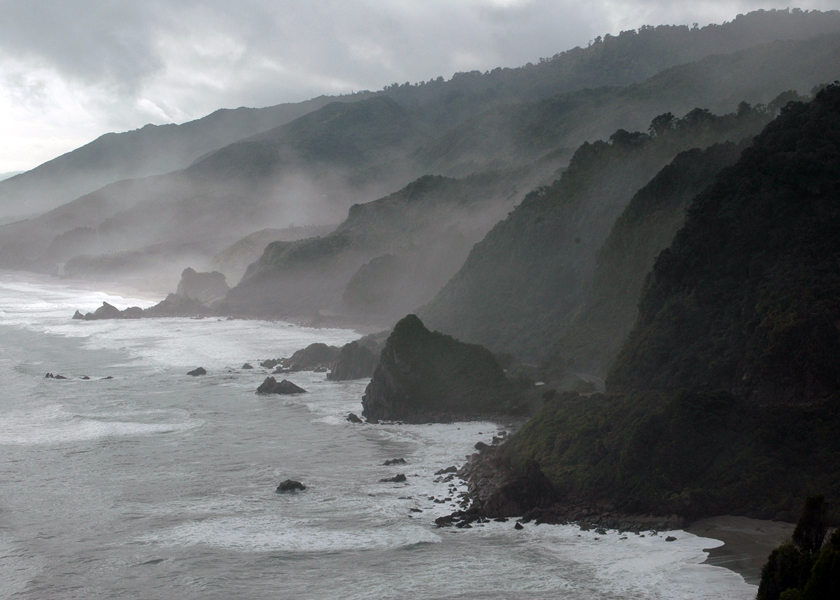
#> input picture _opencv/function/img/coast.jpg, 840 x 600 px
$ python +multiply.contrast.py
#> lines starting #> are read from the running program, lines starting #| are printed output that depends on the picture
import os
import cv2
import matplotlib.pyplot as plt
import numpy as np

# cv2.IMREAD_GRAYSCALE or 0: Loads image in grayscale mode
# cv2.IMREAD_COLOR or 1: Loads a color image. Any transparency of image will be neglected. It is the default flag.
# cv2.IMREAD_UNCHANGED -1

path = os.path.join(os.getcwd(), "../img/coast.jpg")
img = cv2.imread(path, cv2.IMREAD_COLOR)
#> img is the input picture: shape (600, 840, 3); mean B, G, R 115.2, 113.8, 110.9

matrix1 = np.ones(img.shape) * 0.8
matrix2 = np.ones(img.shape) * 1.2

img_rgb_darker = np.uint8(cv2.multiply(np.float64(img), matrix1))
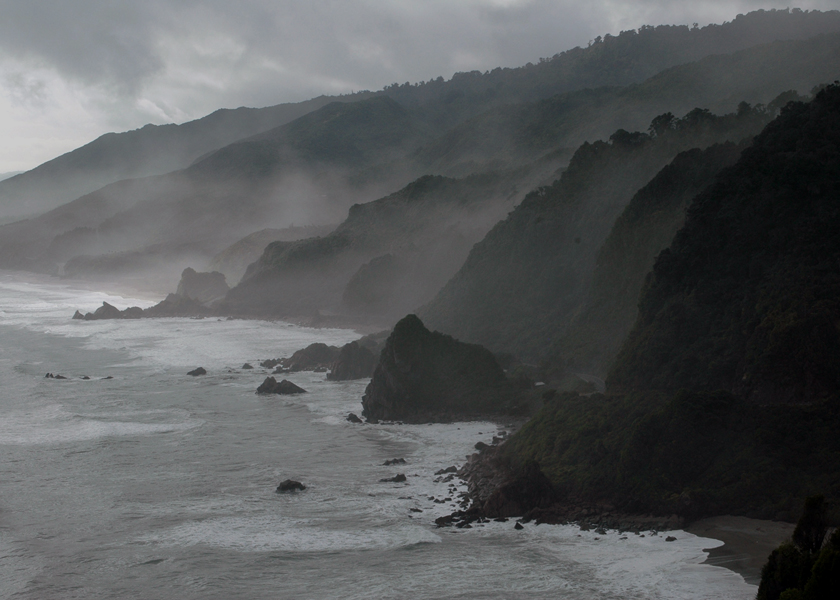
#> img_rgb_darker: shape (600, 840, 3); mean B, G, R 91.8, 90.6, 88.4
img_rgb_brighter = np.uint8(cv2.multiply(np.float64(img), matrix2))
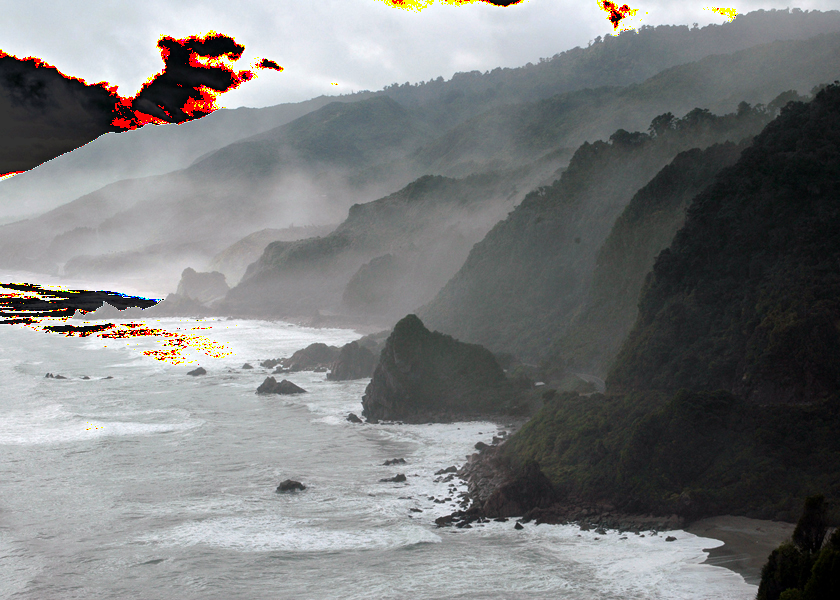
#> img_rgb_brighter: shape (600, 840, 3); mean B, G, R 125.7, 125.1, 123.4


# Show the images
plt.figure(figsize=[18, 5])
plt.subplot(131); plt.imshow(img_rgb_darker);  plt.title("Darker");
plt.subplot(132); plt.imshow(img);         plt.title("Original");
plt.subplot(133); plt.imshow(img_rgb_brighter);plt.title("Brighter");
plt.show()
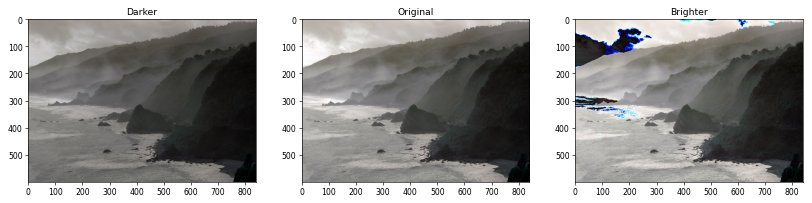
#> figure drawn by matplotlib, 3 panels; B, G, R data is drawn as R, G, B
